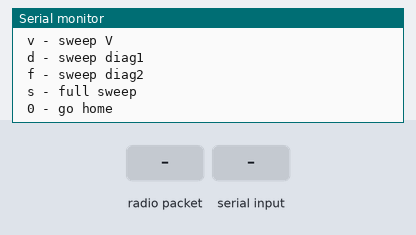
A sketch run on a simulated Arduino Uno, built with avr-gcc and run on an emulated ATmega328P. Shown: the last lines printed to the serial monitor. The test bench sets the inputs (shaded band). No radio packets arrive unless stated.

Above: at 1.2 s.
1.3 s: radio packet "1" arrives
At 2.2 s:
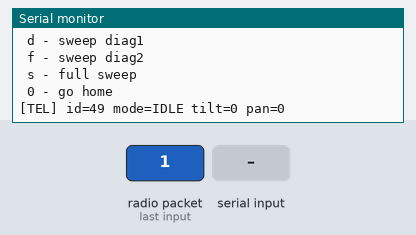
2.8 s: "1" received over Serial
At 3.3 s:
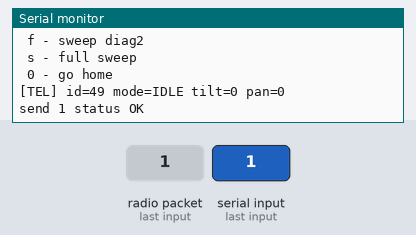
4.3 s: byte 48 ('0') received over Serial
At 5.7 s:
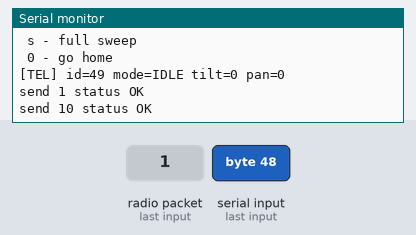

The sketch:

OUT.ino
```cpp
#include <SPI.h>
#include <RF24.h>

enum HubCmd : uint8_t {
    HC_NONE = 0,
    HC_SEQ_ALL,
    HC_SEQ_LASER,
    HC_SEQ_SERVOS,
    HC_SEQ_LINK,
    HC_SEQ_MCU,
    HC_SWEEP_H,
    HC_SWEEP_V,
    HC_SWEEP_D1,
    HC_SWEEP_D2,
    HC_HOME,
    HC_SWEEP_FULL
};

enum HubState : uint8_t {
    HS_IDLE = 0,
    HS_WAIT,
    HS_SWEEP_H,
    HS_SWEEP_V,
    HS_SWEEP_D1,
    HS_SWEEP_D2,
    HS_DIAG
};

enum HubCheck : uint8_t {
    HCHECK_NONE = 0,
    HCHECK_LASER,
    HCHECK_SERVOS,
    HCHECK_RADIO,
    HCHECK_MCU,
    HCHECK_ALL
};

struct HubCmdFrame {
    uint8_t nodeId;
    HubCmd  command;
};

struct HubTelemFrame {
    uint8_t nodeId;
    int8_t  tiltDeg;
    int8_t  panDeg;
    HubState state;
};

struct HubCheckFrame {
    uint8_t   nodeId;
    HubCheck  item;
    bool      phaseStart;
    bool      phaseEnd;
    bool      success;
};

const uint8_t HUB_RF_CE  = 7;
const uint8_t HUB_RF_CSN = 8;

RF24 hubRadio(HUB_RF_CE, HUB_RF_CSN);

const byte HUB_PIPE_HOST[6] = "HBASE";
const byte HUB_PIPE_NODE[6] = "HNODE";

const uint8_t HUB_TARGET_ID = 1;

void radioSendCmd(HubCmd c) {
    HubCmdFrame frame;
    frame.nodeId = HUB_TARGET_ID;
    frame.command = c;

    hubRadio.stopListening();
    hubRadio.openWritingPipe(HUB_PIPE_NODE);
    bool ok = hubRadio.write(&frame, sizeof(frame));
    hubRadio.startListening();

    Serial.print("send ");
    Serial.print((int)c);
    Serial.print(" status ");
    Serial.println(ok ? "OK" : "FAIL");
}

const char* stateToStr(HubState s) {
    switch (s) {
        case HS_IDLE:     return "IDLE";
        case HS_WAIT:     return "WAIT";
        case HS_SWEEP_H:  return "H";
        case HS_SWEEP_V:  return "V";
        case HS_SWEEP_D1: return "D1";
        case HS_SWEEP_D2: return "D2";
        case HS_DIAG:     return "DIAG";
        default:          return "?";
    }
}

const char* checkToStr(HubCheck c) {
    switch (c) {
        case HCHECK_LASER:  return "LASER";
        case HCHECK_SERVOS: return "SERVOS";
        case HCHECK_RADIO:  return "RADIO";
        case HCHECK_MCU:    return "MCU";
        case HCHECK_ALL:    return "ALL";
        default:            return "NONE";
    }
}

void showHelp() {
    Serial.println("TX console:");
    Serial.println(" 1 - run all diag");
    Serial.println(" 2 - test laser");
    Serial.println(" 3 - test servos");
    Serial.println(" 4 - test radio");
    Serial.println(" 5 - test mcu");
    Serial.println(" h - sweep H");
    Serial.println(" v - sweep V");
    Serial.println(" d - sweep diag1");
    Serial.println(" f - sweep diag2");
    Serial.println(" s - full sweep");
    Serial.println(" 0 - go home");
}

void handleConsoleKey(char c) {
    switch (c) {
        case '1': radioSendCmd(HC_SEQ_ALL);   break;
        case '2': radioSendCmd(HC_SEQ_LASER); break;
        case '3': radioSendCmd(HC_SEQ_SERVOS);break;
        case '4': radioSendCmd(HC_SEQ_LINK);  break;
        case '5': radioSendCmd(HC_SEQ_MCU);   break;
        case 'h': radioSendCmd(HC_SWEEP_H);   break;
        case 'v': radioSendCmd(HC_SWEEP_V);   break;
        case 'd': radioSendCmd(HC_SWEEP_D1);  break;
        case 'f': radioSendCmd(HC_SWEEP_D2);  break;
        case 's': radioSendCmd(HC_SWEEP_FULL);break;
        case '0': radioSendCmd(HC_HOME);      break;
        default: break;
    }
}

void printCheckFrame(const HubCheckFrame* f) {
    Serial.print("[CHK] id=");
    Serial.print(f->nodeId);
    Serial.print(" item=");
    Serial.print(checkToStr(f->item));
    Serial.print(" st=");
    Serial.print(f->phaseStart ? '1' : '0');
    Serial.print(" end=");
    Serial.print(f->phaseEnd ? '1' : '0');
    Serial.print(" ok=");
    Serial.println(f->success ? '1' : '0');
}

void printTelemFrame(const HubTelemFrame* f) {
    Serial.print("[TEL] id=");
    Serial.print(f->nodeId);
    Serial.print(" mode=");
    Serial.print(stateToStr(f->state));
    Serial.print(" tilt=");
    Serial.print(f->tiltDeg);
    Serial.print(" pan=");
    Serial.println(f->panDeg);
}

void rxProcess() {
    uint8_t raw[32];
    hubRadio.read(&raw, sizeof(raw));

    HubCheckFrame* cf = (HubCheckFrame*)raw;
    bool looksCheck =
        cf->nodeId == HUB_TARGET_ID &&
        cf->item >= HCHECK_LASER &&
        cf->item <= HCHECK_ALL;

    if (looksCheck) {
        printCheckFrame(cf);
    } else {
        HubTelemFrame* tf = (HubTelemFrame*)raw;
        printTelemFrame(tf);
    }
}

void setup() {
    Serial.begin(115200);
    Serial.println();
    showHelp();

    hubRadio.begin();
    hubRadio.setChannel(90);
    hubRadio.setDataRate(RF24_250KBPS);
    hubRadio.setPALevel(RF24_PA_LOW);
    hubRadio.openReadingPipe(1, HUB_PIPE_HOST);
    hubRadio.startListening();
}

void loop() {
    if (Serial.available()) {
        char c = Serial.read();
        handleConsoleKey(c);
    }

    if (hubRadio.available()) {
        rxProcess();
    }
}
```

IN.ino
```cpp

```

Measured:
- after the input at 1.3 s, the serial monitor: prints a new line at once (image 1)
- after the input at 2.8 s, the serial monitor: prints a new line at once (image 2)
- after the input at 4.3 s, the serial monitor: prints a new line at once (image 3)
